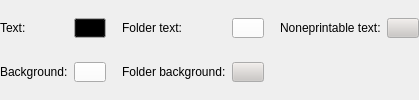
                            <widget class="QWidget" name="darkThemeColors">
                             <layout class="QGridLayout" name="gridLayout_22">
                              <property name="leftMargin">
                               <number>0</number>
                              </property>
                              <property name="topMargin">
                               <number>0</number>
                              </property>
                              <property name="rightMargin">
                               <number>0</number>
                              </property>
                              <property name="bottomMargin">
                               <number>0</number>
                              </property>
                              <item row="2" column="4">
                               <widget class="QToolButton" name="folderBackgroundColorDark">
                                <property name="minimumSize">
                                 <size>
                                  <width>32</width>
                                  <height>20</height>
                                 </size>
                                </property>
                                <property name="maximumSize">
                                 <size>
                                  <width>32</width>
                                  <height>20</height>
                                 </size>
                                </property>
                                <property name="palette">
                                 <palette>
                                  <active>
                                   <colorrole role="Button">
                                    <brush brushstyle="SolidPattern">
                                     <color alpha="255">
                                      <red>203</red>
                                      <green>199</green>
                                      <blue>196</blue>
                                     </color>
                                    </brush>
                                   </colorrole>
                                  </active>
                                  <inactive>
                                   <colorrole role="Button">
                                    <brush brushstyle="SolidPattern">
                                     <color alpha="255">
                                      <red>203</red>
                                      <green>199</green>
                                      <blue>196</blue>
                                     </color>
                                    </brush>
                                   </colorrole>
                                  </inactive>
                                  <disabled>
                                   <colorrole role="Button">
                                    <brush brushstyle="SolidPattern">
                                     <color alpha="255">
                                      <red>203</red>
                                      <green>199</green>
                                      <blue>196</blue>
                                     </color>
                                    </brush>
                                   </colorrole>
                                  </disabled>
                                 </palette>
                                </property>
                                <property name="text">
                                 <string/>
                                </property>
                               </widget>
                              </item>
                              <item row="1" column="4">
                               <widget class="QToolButton" name="folderTextColorDark">
                                <property name="minimumSize">
                                 <size>
                                  <width>32</width>
                                  <height>20</height>
                                 </size>
                                </property>
                                <property name="maximumSize">
                                 <size>
                                  <width>32</width>
                                  <height>20</height>
                                 </size>
                                </property>
                                <property name="palette">
                                 <palette>
                                  <active>
                                   <colorrole role="Button">
                                    <brush brushstyle="SolidPattern">
                                     <color alpha="255">
                                      <red>255</red>
                                      <green>255</green>
                                      <blue>255</blue>
                                     </color>
                                    </brush>
                                   </colorrole>
                                  </active>
                                  <inactive>
                                   <colorrole role="Button">
                                    <brush brushstyle="SolidPattern">
                                     <color alpha="255">
                                      <red>255</red>
                                      <green>255</green>
                                      <blue>255</blue>
                                     </color>
                                    </brush>
                                   </colorrole>
                                  </inactive>
                                  <disabled>
                                   <colorrole role="Button">
                                    <brush brushstyle="SolidPattern">
                                     <color alpha="255">
                                      <red>255</red>
                                      <green>255</green>
                                      <blue>255</blue>
                                     </color>
                                    </brush>
                                   </colorrole>
                                  </disabled>
                                 </palette>
                                </property>
                                <property name="text">
                                 <string/>
                                </property>
                               </widget>
                              </item>
                              <item row="1" column="0">
                               <widget class="QLabel" name="label_22">
                                <property name="text">
                                 <string>Text:</string>
                                </property>
                               </widget>
                              </item>
                              <item row="1" column="1">
                               <widget class="QToolButton" name="textColorDark">
                                <property name="minimumSize">
                                 <size>
                                  <width>32</width>
                                  <height>20</height>
                                 </size>
                                </property>
                                <property name="maximumSize">
                                 <size>
                                  <width>32</width>
                                  <height>20</height>
                                 </size>
                                </property>
                                <property name="palette">
                                 <palette>
                                  <active>
                                   <colorrole role="Button">
                                    <brush brushstyle="SolidPattern">
                                     <color alpha="255">
                                      <red>0</red>
                                      <green>0</green>
                                      <blue>0</blue>
                                     </color>
                                    </brush>
                                   </colorrole>
                                  </active>
                                  <inactive>
                                   <colorrole role="Button">
                                    <brush brushstyle="SolidPattern">
                                     <color alpha="255">
                                      <red>0</red>
                                      <green>0</green>
                                      <blue>0</blue>
                                     </color>
                                    </brush>
                                   </colorrole>
                                  </inactive>
                                  <disabled>
                                   <colorrole role="Button">
                                    <brush brushstyle="SolidPattern">
                                     <color alpha="255">
                                      <red>0</red>
                                      <green>0</green>
                                      <blue>0</blue>
                                     </color>
                                    </brush>
                                   </colorrole>
                                  </disabled>
                                 </palette>
                                </property>
                                <property name="text">
                                 <string/>
                                </property>
                               </widget>
                              </item>
                              <item row="2" column="1">
                               <widget class="QToolButton" name="backgroundColorDark">
                                <property name="minimumSize">
                                 <size>
                                  <width>32</width>
                                  <height>20</height>
                                 </size>
                                </property>
                                <property name="maximumSize">
                                 <size>
                                  <width>32</width>
                                  <height>20</height>
                                 </size>
                                </property>
                                <property name="palette">
                                 <palette>
                                  <active>
                                   <colorrole role="Button">
                                    <brush brushstyle="SolidPattern">
                                     <color alpha="255">
                                      <red>255</red>
                                      <green>255</green>
                                      <blue>255</blue>
                                     </color>
                                    </brush>
                                   </colorrole>
                                  </active>
                                  <inactive>
                                   <colorrole role="Button">
                                    <brush brushstyle="SolidPattern">
                                     <color alpha="255">
                                      <red>255</red>
                                      <green>255</green>
                                      <blue>255</blue>
                                     </color>
                                    </brush>
                                   </colorrole>
                                  </inactive>
                                  <disabled>
                                   <colorrole role="Button">
                                    <brush brushstyle="SolidPattern">
                                     <color alpha="255">
                                      <red>255</red>
                                      <green>255</green>
                                      <blue>255</blue>
                                     </color>
                                    </brush>
                                   </colorrole>
                                  </disabled>
                                 </palette>
                                </property>
                                <property name="text">
                                 <string/>
                                </property>
                               </widget>
                              </item>
                              <item row="1" column="2" rowspan="2">
                               <spacer name="horizontalSpacer_15">
                                <property name="orientation">
                                 <enum>Qt::Horizontal</enum>
                                </property>
                                <property name="sizeType">
                                 <enum>QSizePolicy::Fixed</enum>
                                </property>
                                <property name="sizeHint" stdset="0">
                                 <size>
                                  <width>10</width>
                                  <height>20</height>
                                 </size>
                                </property>
                               </spacer>
                              </item>
                              <item row="1" column="3">
                               <widget class="QLabel" name="label_23">
                                <property name="text">
                                 <string>Folder text:</string>
                                </property>
                               </widget>
                              </item>
                              <item row="2" column="3">
                               <widget class="QLabel" name="label_24">
                                <property name="text">
                                 <string>Folder background:</string>
                                </property>
                               </widget>
                              </item>
                              <item row="1" column="5" rowspan="2">
                               <spacer name="horizontalSpacer_16">
                                <property name="orientation">
                                 <enum>Qt::Horizontal</enum>
                                </property>
                                <property name="sizeType">
                                 <enum>QSizePolicy::Fixed</enum>
                                </property>
                                <property name="sizeHint" stdset="0">
                                 <size>
                                  <width>10</width>
                                  <height>20</height>
                                 </size>
                                </property>
                               </spacer>
                              </item>
                              <item row="2" column="0">
                               <widget class="QLabel" name="label_25">
                                <property name="text">
                                 <string>Background:</string>
                                </property>
                               </widget>
                              </item>
                              <item row="1" column="7">
                               <widget class="QToolButton" name="nonprintableTextColorDark">
                                <property name="minimumSize">
                                 <size>
                                  <width>32</width>
                                  <height>20</height>
                                 </size>
                                </property>
                                <property name="maximumSize">
                                 <size>
                                  <width>32</width>
                                  <height>20</height>
                                 </size>
                                </property>
                                <property name="palette">
                                 <palette>
                                  <active>
                                   <colorrole role="Button">
                                    <brush brushstyle="SolidPattern">
                                     <color alpha="255">
                                      <red>203</red>
                                      <green>199</green>
                                      <blue>196</blue>
                                     </color>
                                    </brush>
                                   </colorrole>
                                  </active>
                                  <inactive>
                                   <colorrole role="Button">
                                    <brush brushstyle="SolidPattern">
                                     <color alpha="255">
                                      <red>203</red>
                                      <green>199</green>
                                      <blue>196</blue>
                                     </color>
                                    </brush>
                                   </colorrole>
                                  </inactive>
                                  <disabled>
                                   <colorrole role="Button">
                                    <brush brushstyle="SolidPattern">
                                     <color alpha="255">
                                      <red>203</red>
                                      <green>199</green>
                                      <blue>196</blue>
                                     </color>
                                    </brush>
                                   </colorrole>
                                  </disabled>
                                 </palette>
                                </property>
                                <property name="text">
                                 <string/>
                                </property>
                               </widget>
                              </item>
                              <item row="1" column="6">
                               <widget class="QLabel" name="label_21">
                                <property name="text">
                                 <string>Noneprintable text:</string>
                                </property>
                               </widget>
                              </item>
                             </layout>
                            </widget>
